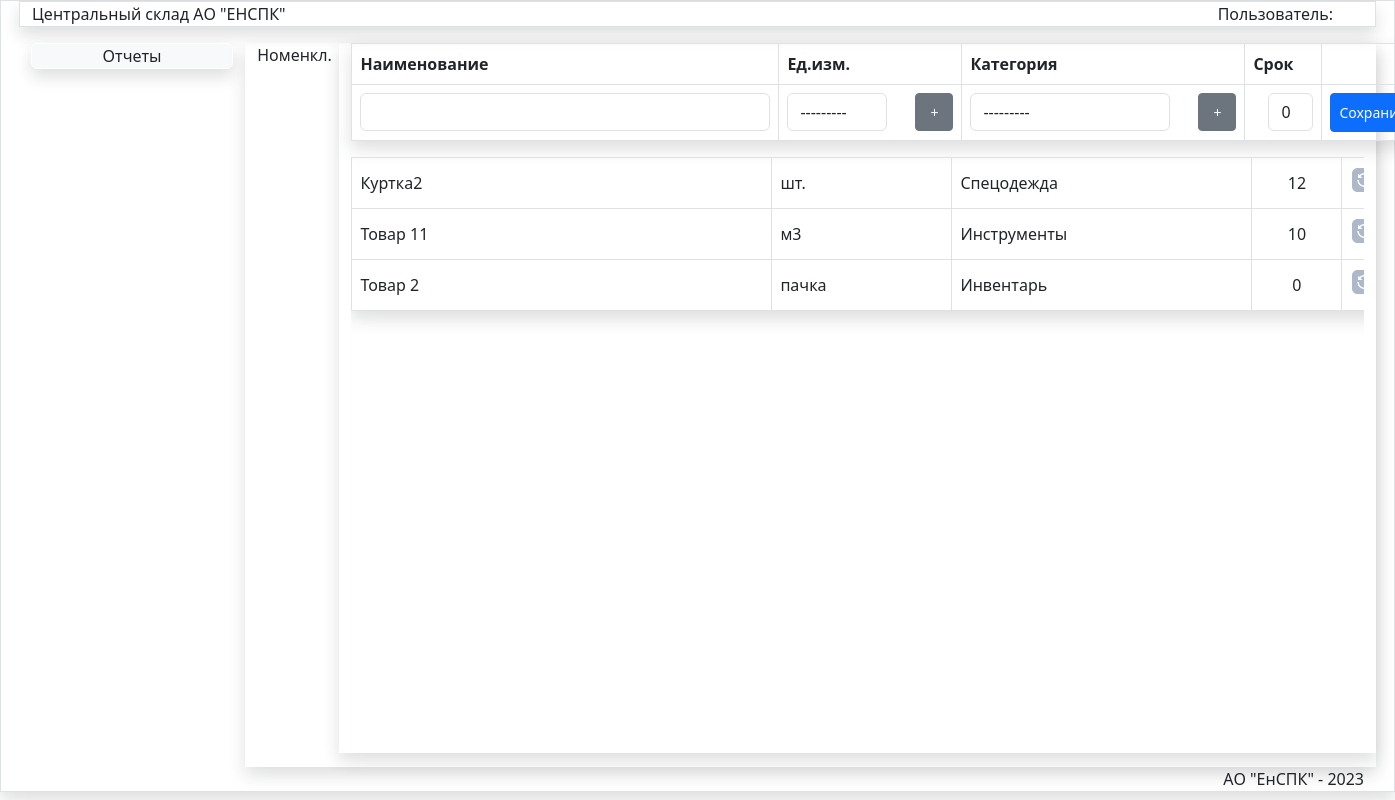
Page /SprNom/ on the earlier database version.
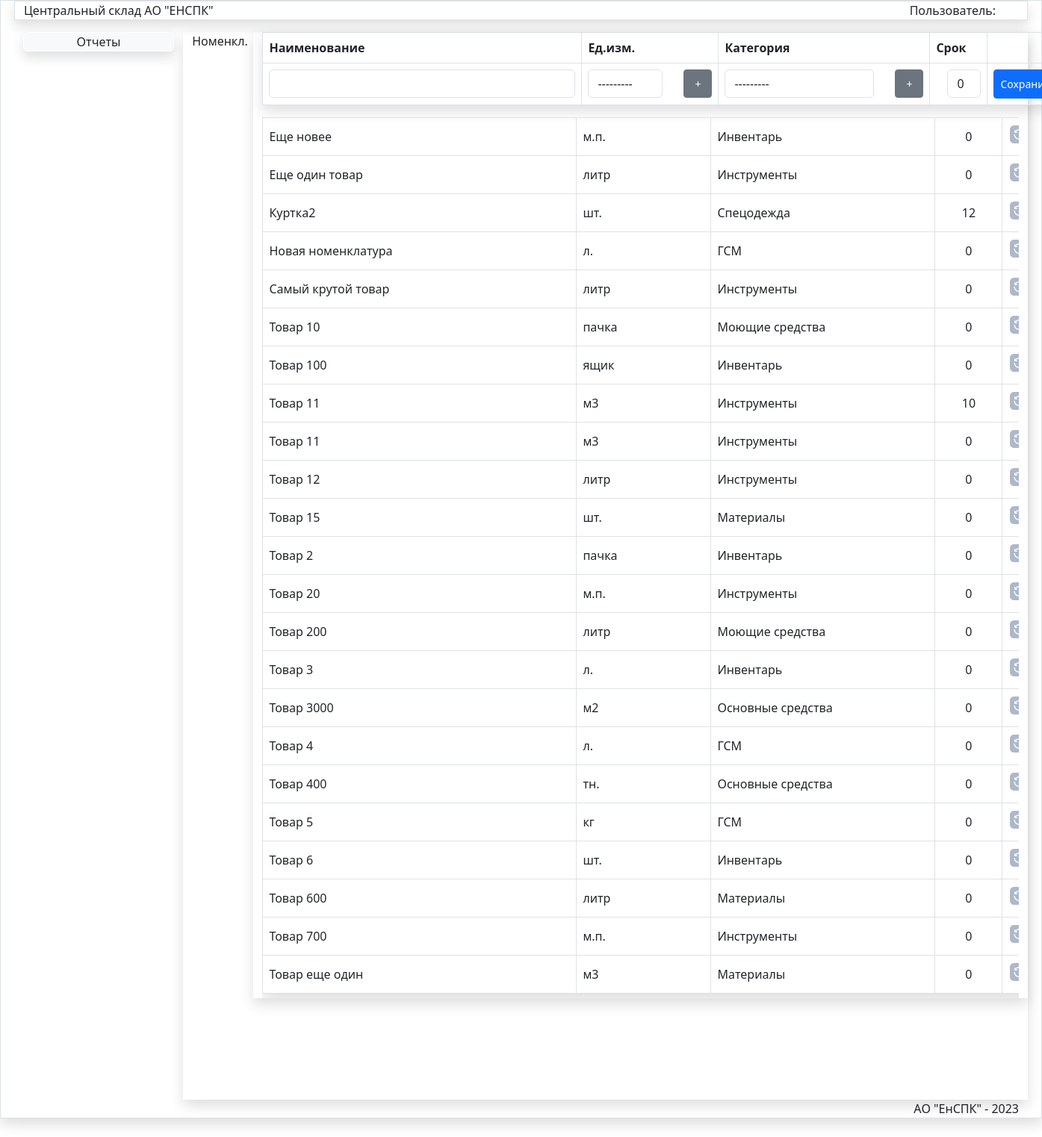
Same page on the later database version.
### store/models.py (models this page shows, shortened)
class Nom(models.Model):
    title = models.CharField(max_length=150, verbose_name='Наименование', )
    izm=models.ForeignKey(Unit,verbose_name='Ед.изм.',on_delete=models.PROTECT)
    category = models.ForeignKey(Category, verbose_name='Категория', on_delete=models.PROTECT)
    srok=models.IntegerField(blank=True,default=0)
    updated_at = models.DateTimeField(auto_now=True, verbose_name='Создан')
    created_at = models.DateTimeField(auto_now_add=True, verbose_name='Обновлен')
    class Meta:
        verbose_name = 'Номенклатура'
        verbose_name_plural = 'Номенклатура'
        ordering = ['title', ]

class Unit(models.Model):
    title = models.CharField(max_length=100,verbose_name='Наименование',)
    def __str__(self):
        return self.title
    class Meta:
        verbose_name='Единица измерения'
        verbose_name_plural='Единицы измерения'
        ordering=['title',]

class Category(models.Model):
    title = models.CharField(max_length=100, verbose_name='Наименование категории',)
    def __str__(self):
        return self.title
    class Meta:
        verbose_name='Категория'
        verbose_name_plural='Категории'
        ordering=['title',]

### store/views.py (the view)
# urls.py: path('SprNom/', SprNom, name='SprNom'),
def SprNom(request):
    form=NomForm()
    form2=UnitForm2()
    form3=CategoryForm2()
    unit=Nom.objects.all()
    return render(request,'store/spr/SprNom.html',{'title':"Номенклатура",'form':form,'unit':unit,
    'pic_label': 'Номенкл.','form2':form2,'form3':form3 })

### store/forms.py
class NomForm(forms.ModelForm):
   class Meta:
      model = Nom
      fields = '__all__'
      widgets = {
    'title': forms.TextInput(attrs={'class': 'form-control', 'style': 'width:410px;','id':'idtitle'}),
    'izm': forms.Select(attrs={'class': 'form-control', 'style': 'width:100px;margin:0;','id':'idizm'}),
    'category': forms.Select(attrs={'class': 'form-control', 'style': 'width:200px;','id':'idcat'}),
     'srok': forms.TextInput(attrs={'class': 'form-control', 'style': 'width:45px;padding-right:0;margin-left:15px;','id':'idsrok'}),
         }

class UnitForm2(forms.ModelForm):
    class Meta:
        model = Unit
        fields = ['title']
        widgets = {
            'title': forms.TextInput(attrs={'class': 'form-control', 'style': 'width:460px;', 'id': 'idtitle2'}),
        }

### store/templates/store/spr/SprNom.html (shortened to what this page needs)
{% extends 'store/menu.html' %}
{% load static %}
{% block DataArea %}
<div class="row">
    <div class="col-md-1  ">{{pic_label}}</div>
<div class="col-md-11 mx-auto shadow">
<table class="table  shadow ">
 <thead>
    <tr class="mt-0">
        <th style="width:400px;" class="border" >Наименование </th>
        <th style="width:200px;" class="border border-end-0" colspan="2">Ед.изм.</th>
         <th style="width:400px;" class="border border-end-0" colspan="2">Категория</th>
         <th style="width:100px;" class="border" >Срок</th>
        <th class="border"></th>
    </tr>
  </thead>
<form  method="post" id="nom-form">
 <tr>
     <td class="pt-2 border"> {{ form.title}}</td>
     <td class="pt-2 border border-end-0" style="widht:400px;" >{{form.izm}}</td>
     <td class="text-start border border-start-0 pt-2 ml-2 " style="padding-left:0;"><button type="button" class="btn btn-secondary btn-sm  addbtn"   data-bs-toggle="modal" data-bs-target="#exampleModal5">+</button></td>
     <td class="pt-2 border border-end-0" style="widht:400px;" >{{form.category}}</td>
     <td class="text-start border border-start-0 pt-2 ml-2 " style="padding-left:0;"><button type="button" class="btn btn-secondary btn-sm  addbtn" data-bs-toggle="modal" data-bs-target="#exampleModal6">+</button></td>
     <td class="pt-2 border " style="widht:80px;" >{{form.srok}}</td>
     <td class="pt-2 text-center" style="widht:100px;"> <button type="submit" class="btn  btn-primary btn-sm pt-2 pb-2    " id="nomsavebtn" >Сохранить</button></td>
 </tr>
</form>
</table>
<div class="scrolltable2">
<table class="table shadow table-bordered table-hover fixed" id="data-table">
<tbody id="tbody">
    {% for item in unit %}
<tr>
<td style="width:420px; " class="align-middle fixed">{{item.title}}</td>
<td style="width:180px; " class="align-middle fixed">{{item.izm.title}}</td>
 <td style="width:300px; " class="align-middle fixed">{{item.category.title}}</td>
   <td style="width:90px; " class="align-middle fixed text-center">{{item.srok}}</td>
<td class="text-center align-middle fixed" style="width:45px;"><input data-sid="{{item.id}}" data-update="#" class="btn-nom-update " value="Update" type="image" src="{% static '/images/update.png' %}" width="25px" > </td>
</tr>
{% endfor %}
</tbody>
</table>
</div>
</div>
</div>
{% endblock DataArea %}

### store/templates/store/menu.html (shortened to what this page needs)
{% extends 'store/base.html' %}
{% load static %}
{% block LinkArea %}
{% if request.user.username == "Кладовщик" %}
<a href="{% url 'DocMenu' %}" class="btn btn-secondary text-white nav-link mb-2 shadow  ">Документы</a>
<a href="{% url 'ReportMenu' %}" class="btn btn-secondary   nav-link mb-2 shadow text-light">Отчеты</a>
<a href="{% url 'SpravMenu' %}" class="btn btn-secondary text-white  nav-link mb-1 shadow ">Справочники</a>
{% else %}
 <a href="#" class="btn btn-light border border-white  nav-link mb-2 shadow ">Отчеты</a>
{% endif %}
{% endblock LinkArea %}

### store/templates/store/base.html (shortened to what this page needs)
{% load static %}
 <!DOCTYPE html>
<html lang="en">
<head>
    <link type="text/css" href="{% static '/css/bootstrap.css' %}"  rel="stylesheet">
     <link type="text/css" href="{% static '/css/my.css' %}"  rel="stylesheet">
</head>
<body>
<div class="container-fluid border shadow maincontainer">
    <div class="row">
        <div class="col-md-12 mb-3 border shadow ">
            Центральный склад АО "ЕНСПК"
            <div class="user">Пользователь:
            </div>
        </div>
    </div>
<div class="row">
    <div class="col-md-2 mb-1 linkarea">
        {% block LinkArea %}{% endblock LinkArea %}
    </div>
    <div class="col-md-10  shadow ">
        {% block DataArea %}{% endblock DataArea %}
    </div>
</div>
 <div class="row">
    <div class="col-md-12 logo" >
       АО "ЕнСПК" - 2023
    </div>
</div>
</div>
</body>
</html>

### store/static/css/my.css (style rules this page uses)
.linkarea { height:90vh; }
.maincontainer { padding-left:30px; padding-right:30px; }
.logo { text-align:right; }
.user { float:right; padding-right:30px; }
a { text-decoration:none; }
.scrolltable2 { display:block; overflow-y: auto; height:74.5vh; }
.addbtn { width:38px; height:38px; margin-left:20px; }
table.fixed { table-layout:fixed; }
table.fixed td { overflow: hidden; }

Differences in the rows shown:
added Nom: title "Еще новее", izm "м.п.", category "Инвентарь", srok "0"
added Nom: title "Еще один товар", izm "литр", category "Инструменты", srok "0"
added Nom: title "Новая номенклатура", izm "л.", category "ГСМ", srok "0"
added Nom: title "Самый крутой товар", izm "литр", category "Инструменты", srok "0"
added Nom: title "Товар 10", izm "пачка", category "Моющие средства", srok "0"
added Nom: title "Товар 100", izm "ящик", category "Инвентарь", srok "0"
added Nom: title "Товар 11", izm "м3", category "Инструменты", srok "0"
added Nom: title "Товар 12", izm "литр", category "Инструменты", srok "0"
added Nom: title "Товар 15", izm "шт.", category "Материалы", srok "0"
added Nom: title "Товар 20", izm "м.п.", category "Инструменты", srok "0"
added Nom: title "Товар 200", izm "литр", category "Моющие средства", srok "0"
added Nom: title "Товар 3", izm "л.", category "Инвентарь", srok "0"
added Nom: title "Товар 3000", izm "м2", category "Основные средства", srok "0"
added Nom: title "Товар 4", izm "л.", category "ГСМ", srok "0"
added Nom: title "Товар 400", izm "тн.", category "Основные средства", srok "0"
added Nom: title "Товар 5", izm "кг", category "ГСМ", srok "0"
added Nom: title "Товар 6", izm "шт.", category "Инвентарь", srok "0"
added Nom: title "Товар 600", izm "литр", category "Материалы", srok "0"
added Nom: title "Товар 700", izm "м.п.", category "Инструменты", srok "0"
added Nom: title "Товар еще один", izm "м3", category "Материалы", srok "0"
